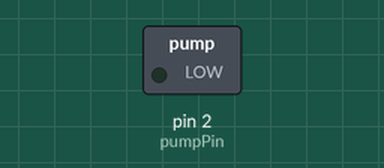
A program run on a simulated Arduino Uno, built with avr-gcc and run on an emulated ATmega328P. Parts: switched loads named in the program (green lamp = pin HIGH).

Above: at 2.5 s.
At 6.0 s:
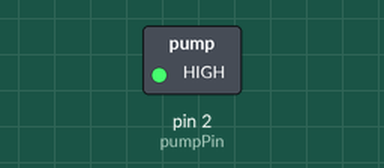
Timing chart, 0 to 9.1 s (numbered marks = the images above):
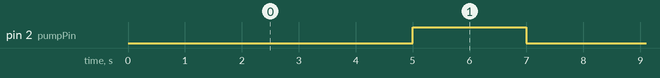

Measured:
- by itself, pin 2 (pumpPin): alternates HIGH for 2.0 s and LOW for 5.0 s

The program:

main.cpp
```cpp
#include <Arduino.h>
#include "Sensors.h"
#include "Actuadores.h"

// Constantes globales
const int soilSensorPin = A0;
const int pumpPin = 2;
const int drySoilValue = 450;
const int wetSoilValue = 130;
const int dryThreshold = 40;
const int wetThreshold = 60;
const unsigned long wateringDuration = 10000;

// Dispositivos
AnalogHumiditySensor soilMoisture(soilSensorPin, drySoilValue, wetSoilValue);
Rele bombaAgua(pumpPin);

// VARS: Humedad del suelo
int humedad = soilMoisture.getHumidity();
bool isWatering = false;

void setup() {
  Serial.begin(9600);
}

void verPorcentaje(int valor, String nombre){
  Serial.print("Porcentaje de ");
  Serial.print(nombre);
  Serial.print(": ");
  Serial.print(valor);
  Serial.println("%");
}

void loop() {

  bombaAgua.apagar();
  delay(5000);
  bombaAgua.encender();
  delay(2000);
}
```

Actuadores.h
```cpp
#ifndef ACTUADORES_H
#define ACTUADORES_H

#include <Arduino.h>

class Rele {
public:
    Rele(int pin);
    ~Rele();
    void encender();
    void apagar();
protected:
    int relePin;
};

#endif
```

Sensors.h
```cpp
#ifndef SENSORS_H
#define SENSORS_H

#include <Arduino.h>

class Sensor {
public:
    Sensor(int pin);
    virtual ~Sensor();
    virtual int readValue() = 0; // Método virtual puro
    virtual String getType() = 0; // Método virtual puro para obtener el tipo de sensor
protected:
    int sensorPin;
};

class AnalogSensor : public Sensor {
public:
    AnalogSensor(int pin);
    virtual int readValue() override;
    virtual String getType() override { return "Analog"; }
};

class DigitalSensor : public Sensor {
public:
    DigitalSensor(int pin);
    virtual int readValue() override;
    virtual String getType() override { return "Digital"; }
};

class AnalogHumiditySensor : public AnalogSensor {
public:
    AnalogHumiditySensor(int pin, int wetSoilValue, int drySoilValue );
    int getHumidity();
    String getType() override { return "AnalogHumidity"; }

private:
    int wetValue;
    int dryValue;
};

#endif
```

Actuadores.cpp
```cpp
#include "Actuadores.h"

Rele::Rele(int pin) : relePin(pin) {
    pinMode(relePin, OUTPUT);
}

Rele::~Rele(){

}

void Rele::encender(){
    digitalWrite(relePin, HIGH);
}

void Rele::apagar(){
    digitalWrite(relePin, LOW);
}
```

Sensors.cpp
```cpp
#include "Sensors.h"

Sensor::Sensor(int pin) : sensorPin(pin) {
    pinMode(sensorPin, INPUT);
}

Sensor::~Sensor() {
    // Destructor
}

AnalogSensor::AnalogSensor(int pin) : Sensor(pin) {
    // Constructor específico para sensores analógicos
}

int AnalogSensor::readValue() {
    return analogRead(sensorPin); // Leer el valor analógico
}

DigitalSensor::DigitalSensor(int pin) : Sensor(pin) {
    // Constructor específico para sensores digitales
}

int DigitalSensor::readValue() {
    return digitalRead(sensorPin); // Leer el valor digital
}

AnalogHumiditySensor::AnalogHumiditySensor(int pin, int wetSoilValue, int drySoilValue)
    : AnalogSensor(pin), wetValue(wetSoilValue) ,dryValue(drySoilValue) {
    // Constructor específico para el sensor de humedad analógico
}

int AnalogHumiditySensor::getHumidity() {
    int sensorValue = readValue();
    return map(sensorValue, wetValue, dryValue, 0, 100); // Mapear el valor a un porcentaje
}
```
